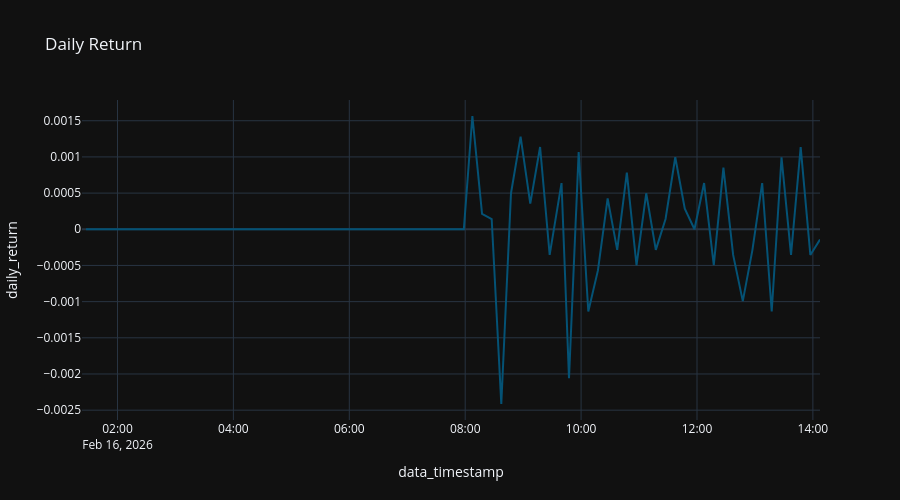

Notebook cell for this chart:
### Code cell
x = df[df['ticker'] == asset_ticker][['data_timestamp', 'daily_return', 'ticker']].sort_values(by="data_timestamp")

fig = px.line (
  x,
  "data_timestamp",
  "daily_return",
  title="Daily Return"
#   color_discrete_sequence="Tealgrn_r",
)

fig.update_layout (
  height=500,
)
